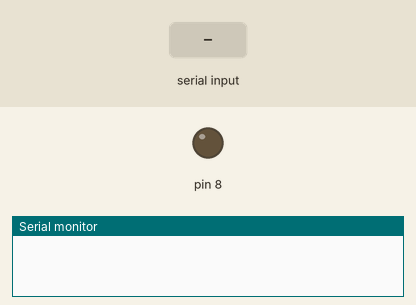
Simulated run of this sketch. Board: Arduino Uno, built with avr-gcc and run on an emulated ATmega328P. Parts: output pins drawn as LEDs (lit = HIGH), the last lines printed to the serial monitor. The test bench sets the inputs (shaded band).

Above: at 1.2 s.
1.3 s: "0" received over the second serial link
At 1.7 s:
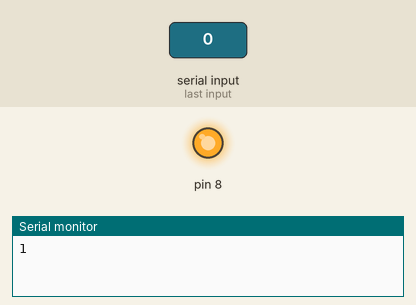
Timing chart, 0 to 4.3 s (numbered marks = the images above; inputs shaded):
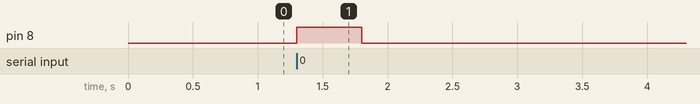

The sketch:

15th_APPJAM_USER.ino
```cpp
#include <SoftwareSerial.h> //시리얼통신 라이브러리 호출

int IoTTx=2;   //Tx (보내는핀 설정)at
int IoTRx=3;   //Rx (받는핀 설정)
//int AndTx=4;
//int AndRx=5;

SoftwareSerial IoTSerial(IoTTx, IoTRx);//시리얼 통신을 위한 객체선언
//SoftwareSerial AndSerial(AndTx, AndRx);

void setup()
{
  pinMode(8, OUTPUT);
  Serial.begin(9600);   //시리얼모니터
  IoTSerial.begin(9600);//블루투스 시리얼
  //AndSerial.begin(9600);
}
void loop()
{
  if(IoTSerial.available()){
    if(IoTSerial.read() == '0'){
      Serial.write('1');
      digitalWrite(8, HIGH);
      delay(500);
    }
  }
  else{
    digitalWrite(8, LOW);
  }
//  IoTSerial.listen();
//  while(IoTSerial.available()){
//    if(IoTSerial.read() == '0'){
//      AndSerial.listen();
//      AndSerial.write('1');
//    }
//  }
}
```

Measured:
- after the input at 1.3 s, pin 8: LOW → HIGH at once, → LOW 0.50 s later
